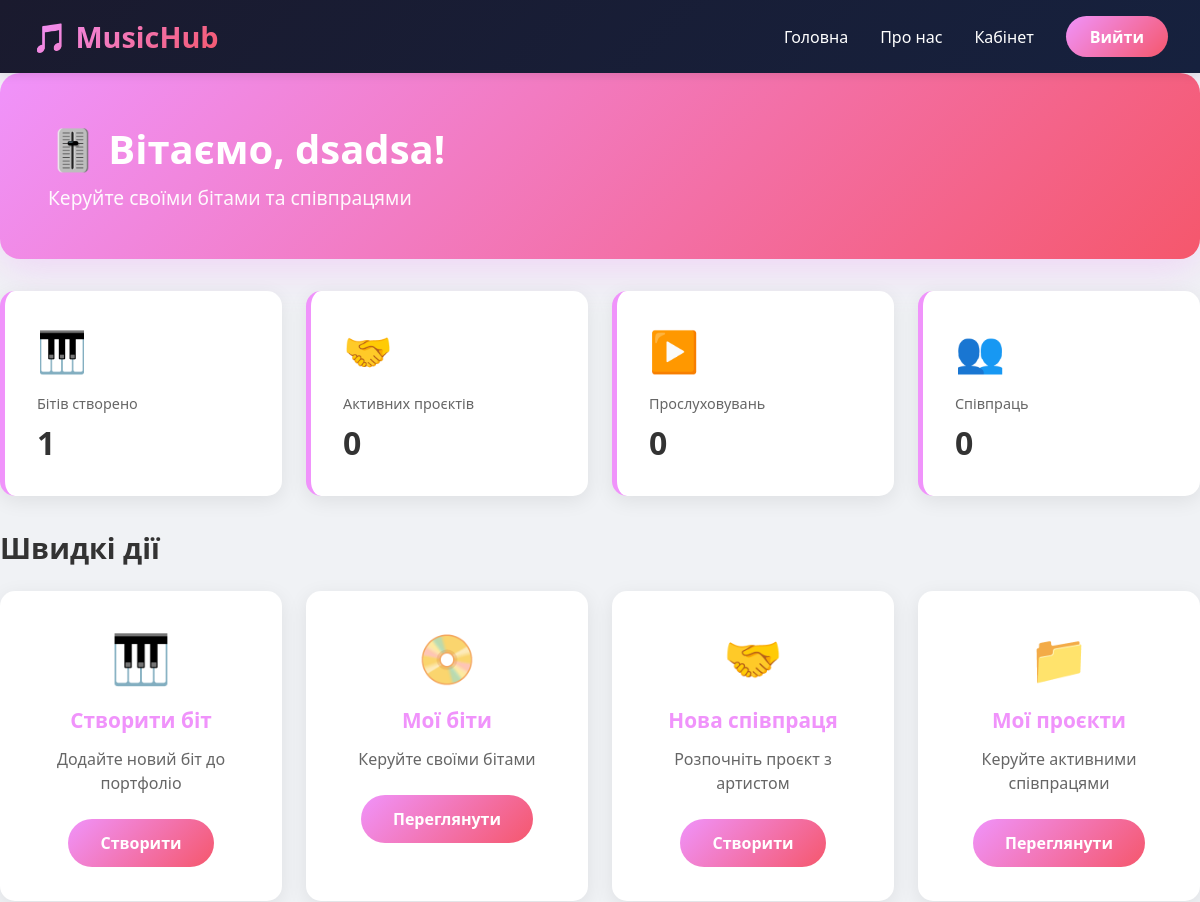
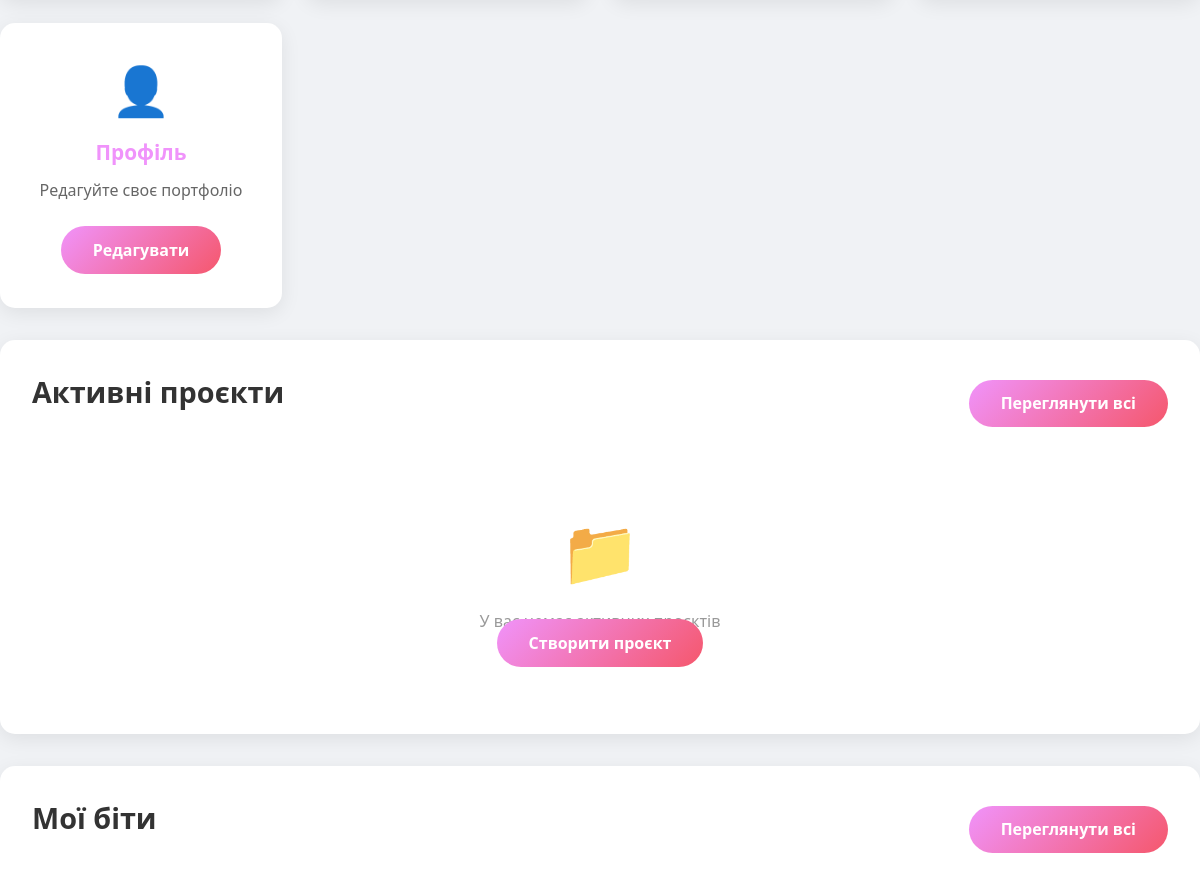
The app's page /producer/dashboard/ (signed in, upper part), older data (2 pictures, top to bottom).
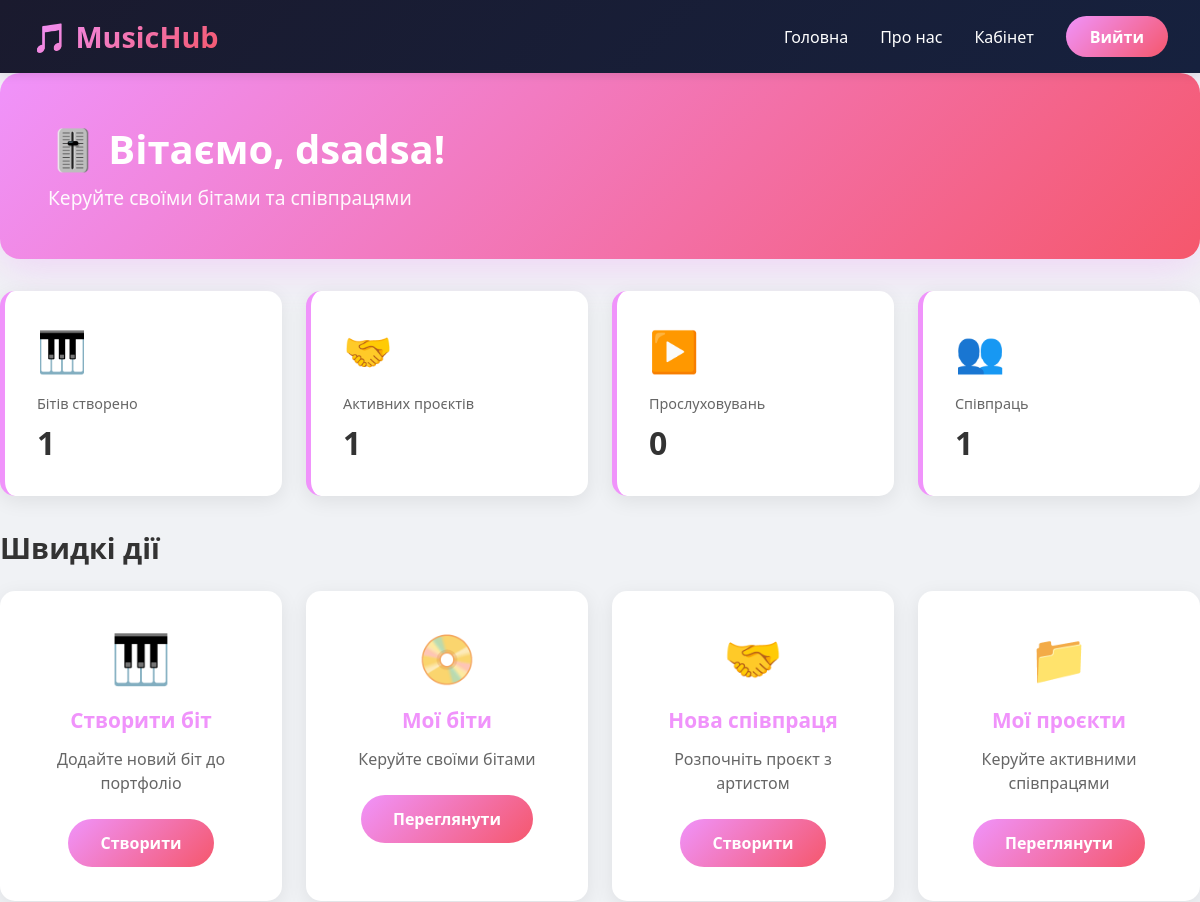
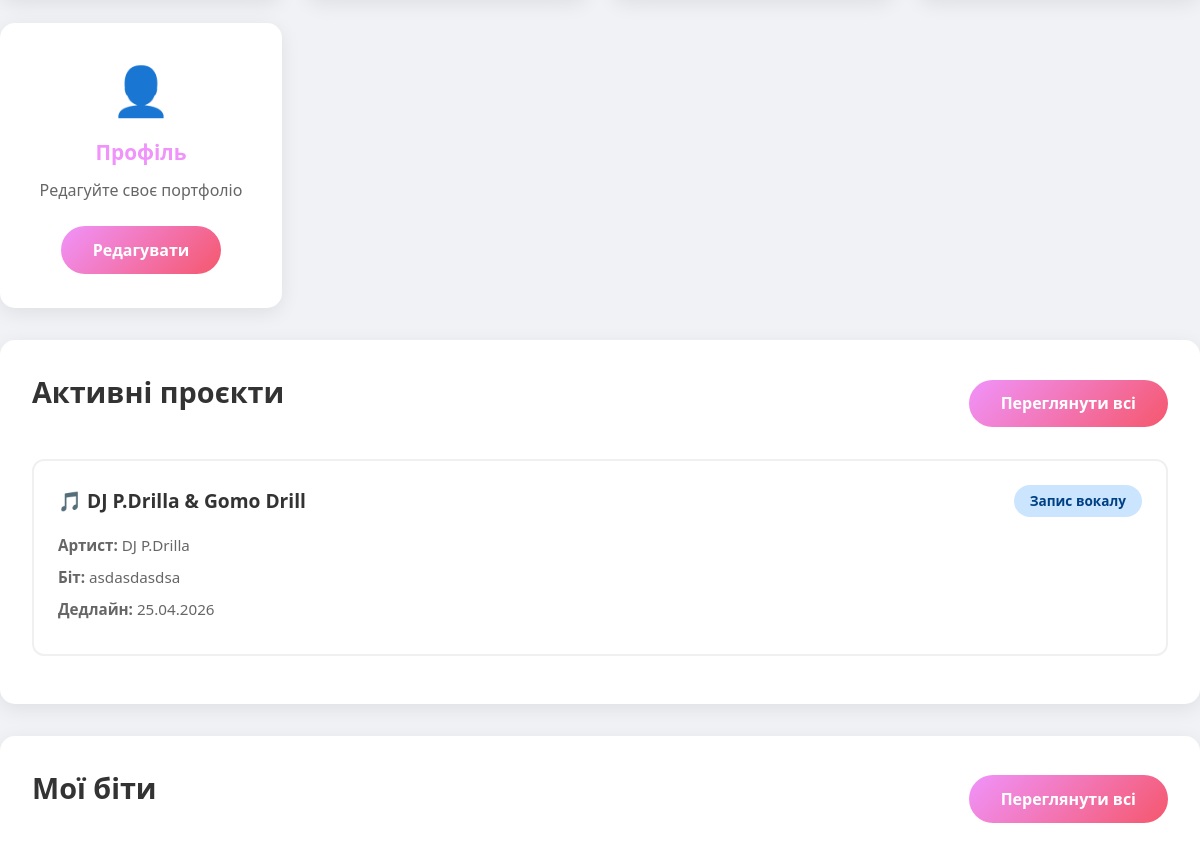
The same page, newer data (2 pictures, top to bottom).
### music/models.py (models this page shows, shortened)
class Collaboration(models.Model):
    STATUS_CHOICES = (
        ('pending', 'Очікує підтвердження'),
        ('active', 'Активна'),
        ('recording', 'Запис вокалу'),
        ('mixing', 'Зведення'),
        ('completed', 'Завершено'),
        ('cancelled', 'Скасовано'),
    )
    producer = models.ForeignKey(User, on_delete=models.CASCADE, related_name='producer_collabs', limit_choices_to={'role': 'producer'})
    artist = models.ForeignKey(User, on_delete=models.CASCADE, related_name='artist_collabs', limit_choices_to={'role': 'artist'})
    beat = models.ForeignKey(Beat, on_delete=models.SET_NULL, null=True, blank=True)
    project_name = models.CharField(max_length=200)
    status = models.CharField(max_length=20, choices=STATUS_CHOICES, default='pending')
    description = models.TextField(blank=True)
    producer_share = models.DecimalField(max_digits=5, decimal_places=2, help_text="% продюсера")
    artist_share = models.DecimalField(max_digits=5, decimal_places=2, help_text="% артиста")
    deadline = models.DateField(null=True, blank=True)
    completed_date = models.DateField(null=True, blank=True)
    notes = models.TextField(blank=True, help_text="Додаткові примітки")
    created_at = models.DateTimeField(auto_now_add=True)
    updated_at = models.DateTimeField(auto_now=True)
    class Meta:
        ordering = ['-created_at']

class User(AbstractUser):
    USER_ROLES = (
        ('admin', 'Administrator'),
        ('artist', 'Artist'),
        ('producer', 'Producer'),
        ('listener', 'Listener'),
        ('label_manager', 'Label Manager'),
    )
    role = models.CharField(max_length=20, choices=USER_ROLES, default='listener')
    bio = models.TextField(blank=True, null=True)
    stage_name = models.CharField(max_length=100, blank=True, null=True)
    created_at = models.DateTimeField(auto_now_add=True)

class Beat(models.Model):
    GENRE_CHOICES = (
        ('trap', 'Trap'),
        ('lofi', 'Lo-Fi'),
        ('hiphop', 'Hip-Hop'),
        ('rock', 'Rock'),
        ('electronic', 'Electronic'),
        ('jazz', 'Jazz'),
        ('rnb', 'R&B'),
        ('pop', 'Pop'),
    )
    producer = models.ForeignKey(User, on_delete=models.CASCADE, related_name='beats', limit_choices_to={'role': 'producer'})
    title = models.CharField(max_length=200)
    genre = models.CharField(max_length=20, choices=GENRE_CHOICES)
    bpm = models.PositiveIntegerField(help_text="Beats per minute")
    price = models.DecimalField(max_digits=10, decimal_places=2, null=True, blank=True, help_text="Ціна в доларах")
    description = models.TextField(blank=True)
    audio_file = models.FileField(upload_to='beats/', null=True, blank=True)
    plays_count = models.PositiveIntegerField(default=0)
    downloads_count = models.PositiveIntegerField(default=0)
    is_available = models.BooleanField(default=True, help_text="Чи доступний біт для покупки")
    is_exclusive = models.BooleanField(default=False, help_text="Ексклюзивний біт")
    created_at = models.DateTimeField(auto_now_add=True)
    updated_at = models.DateTimeField(auto_now=True)
    class Meta:
        ordering = ['-created_at']

### music/views.py (the view)
# urls.py: path('producer/dashboard/', views.producer_dashboard, name='producer_dashboard'),
@login_required
def producer_dashboard(request):
    if request.user.role != 'producer':
        messages.error(request, 'У вас немає доступу до цієї сторінки')
        return redirect('music:dashboard')
    beats = Beat.objects.filter(producer=request.user)
    collabs = Collaboration.objects.filter(producer=request.user)
    total_beats = beats.count()
    total_collabs = collabs.filter(status__in=['active', 'recording', 'mixing']).count()
    total_plays = beats.aggregate(Sum('plays_count'))['plays_count__sum'] or 0
    active_projects = collabs.filter(status__in=['active', 'recording', 'mixing']).order_by('deadline')[:3]
    recent_beats = beats.order_by('-created_at')[:6]
    context = {
        'total_beats': total_beats,
        'total_collabs': total_collabs,
        'total_plays': total_plays,
        'active_projects': active_projects,
        'recent_beats': recent_beats,
    }
    return render(request, 'music/producer_dashboard.html', context)

### music/templates/music/producer_dashboard.html (shortened to what the changed rows need)
{% extends "music/base.html" %}
{% block content %}
<div class="dashboard-container">
    <div class="welcome-section">
        <h1>🎚️ Вітаємо, {{ user.stage_name|default:user.username }}!</h1>
    </div>
    <div class="stats-grid">
        <div class="stat-card">
            <div class="stat-icon">🤝</div>
            <div class="stat-label">Активних проєктів</div>
            <div class="stat-value">{{ total_collabs }}</div>
        </div>
        <div class="stat-card">
            <div class="stat-icon">👥</div>
            <div class="stat-label">Співпраць</div>
            <div class="stat-value">{{ total_collabs }}</div>
        </div>
    </div>
    <div class="actions-section">
        <h2 class="section-title">Швидкі дії</h2>
    </div>
    <div class="projects-section">
        <div class="section-header">
            <h2 class="section-title">Активні проєкти</h2>
        </div>
        {% if active_projects %}
            {% for collab in active_projects %}
            <div class="project-item">
                <div class="project-header">
                    <div class="project-title">🎵 {{ collab.project_name }}</div>
                    <span class="project-status status-{{ collab.status }}">
                        {{ collab.get_status_display }}
                    </span>
                </div>
                <div class="project-details">
                    <p><strong>Артист:</strong> {{ collab.artist.stage_name|default:collab.artist.username }}</p>
                    {% if collab.beat %}
                    <p><strong>Біт:</strong> {{ collab.beat.title }}</p>
                    {% endif %}
                    {% if collab.deadline %}
                    <p><strong>Дедлайн:</strong> {{ collab.deadline|date:"d.m.Y" }}</p>
                    {% endif %}
                </div>
            </div>
            {% endfor %}
        {% else %}
        <div class="empty-state">
            <div class="empty-icon">📁</div>
            <p>У вас немає активних проєктів</p>
            <a href="{% url 'music:collaboration_create' %}" class="btn-primary">Створити проєкт</a>
        </div>
        {% endif %}
    </div>
    <div class="beats-section">
        <div class="section-header">
            <h2 class="section-title">Мої біти</h2>
        </div>
    </div>
</div>
{% endblock %}

Row changes from the older to the newer data that the page shows:
added Collaboration: project_name "DJ P.Drilla & Gomo Drill", status "Запис вокалу", artist.stage_name "DJ P.Drilla", beat "asdasdasdsa", deadline "25.04.2026"
Text that changed along with them:
{{ total_collabs }}: "0" → "1"
text no longer shown: "📁 У вас немає активних проєктів Створити проєкт"
